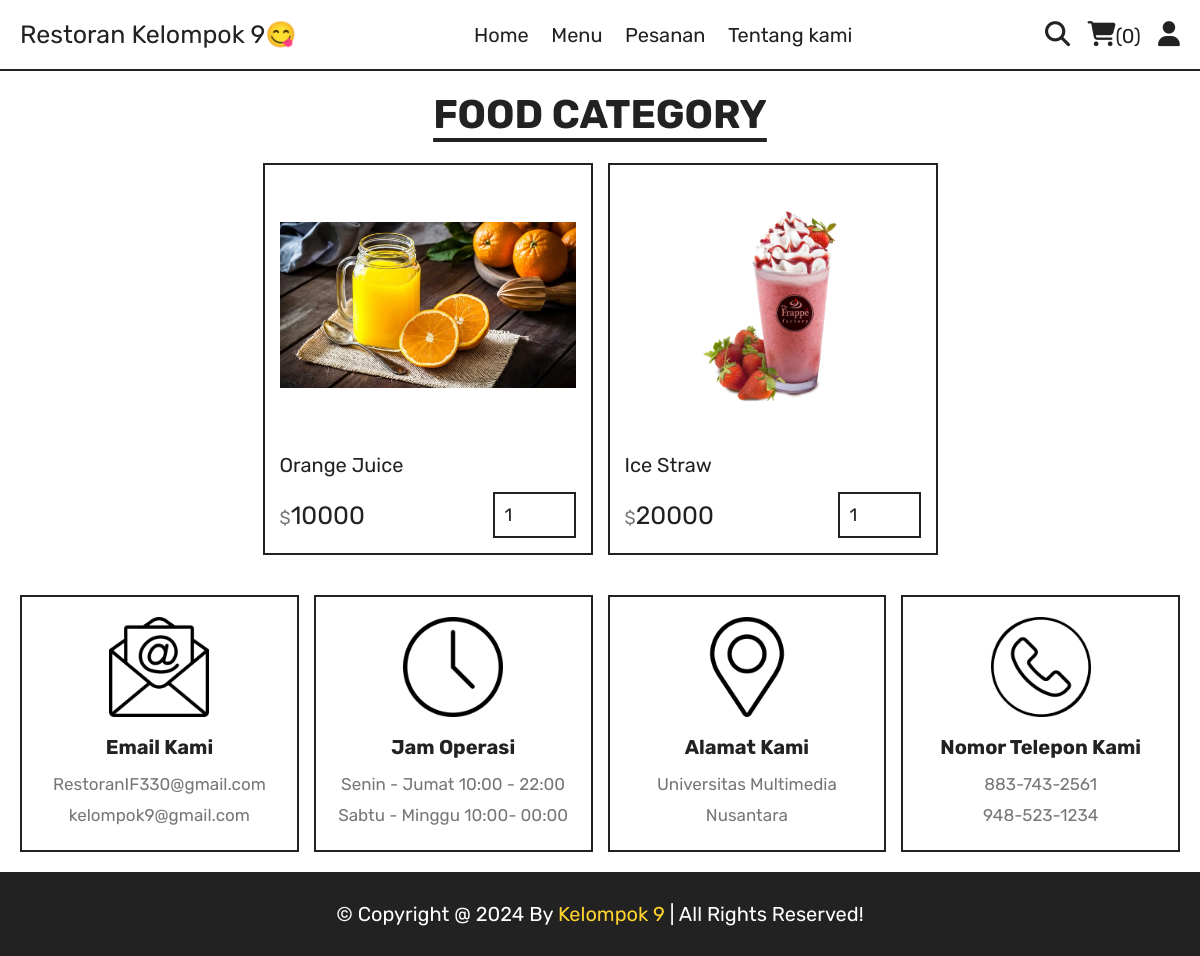
Page /category.php?category=Minuman on the committed database.
### tables this page shows
CREATE TABLE `products` (
  `id` int(100) NOT NULL,
  `name` varchar(100) NOT NULL,
  `category` varchar(100) NOT NULL,
  `price` int(10) NOT NULL,
  `image` varchar(100) NOT NULL,
  `description` varchar(100) NOT NULL
);

### category.php (the view, shortened to what this page needs)
<?php
include 'components/connect.php';
?>
<!DOCTYPE html>
<html lang="en">
<head>
   <link rel="stylesheet" href="https://cdnjs.cloudflare.com/ajax/libs/font-awesome/6.1.1/css/all.min.css">
   <link rel="stylesheet" href="css/style.css">
</head>
<body>
<?php include 'components/user_header.php'; ?>
<section class="products">
   <h1 class="title">food category</h1>
   <div class="box-container">
      <?php
         $category = $_GET['category'];
         $select_products = $conn->prepare("SELECT * FROM `products` WHERE category = ?");
         $select_products->execute([$category]);
         if($select_products->rowCount() > 0){
            while($fetch_products = $select_products->fetch(PDO::FETCH_ASSOC)){
      ?>
      <form action="" method="post" class="box">
         <img src="uploaded_img/<?= $fetch_products['image']; ?>" alt="">
         <div class="name"><?= $fetch_products['name']; ?></div>
         <div class="flex">
            <div class="price"><span>$</span><?= $fetch_products['price']; ?></div>
            <input type="number" name="qty" class="qty" min="1" max="99" value="1" maxlength="2">
         </div>
      </form>
      <?php
            }
         }else{
            echo '<p class="empty">no products added yet!</p>';
         }
      ?>
   </div>
</section>
<?php include 'components/footer.php'; ?>
</body>
</html>

### css/style.css (style rules this page uses)
:root { --yellow:#fed330; --red:#e74c3c; --white:#fff; --black:#222; --light-color:#777; --border:.2rem solid var(--black); }
* { font-family: 'Rubik', sans-serif; margin:0; padding:0; box-sizing: border-box; outline: none; border: none; text-decoration: none; }
html { font-size: 62.5%; overflow-x: hidden; scroll-behavior: smooth; stop-opacity: 7rem; }
section { margin:0 auto; max-width: 1200px; padding:2rem; }
.title { text-align: center; margin-bottom: 2.5rem; font-size: 4rem; color:var(--black); text-transform: uppercase; text-decoration: underline; text-underline-offset: 1rem; }
.products .box-container { display: grid; grid-template-columns: repeat(auto-fit, 33rem); justify-content: center; align-items: flex-start; gap:1.5rem; }
.products .box-container .box { border:var(--border); padding:1.5rem; position: relative; overflow: hidden; }
.products .box-container .box img { height: 25rem; width: 100%; object-fit: contain; margin-bottom: 1rem; }
.products .box-container .box .name { font-size: 2rem; color:var(--black); margin:1rem 0; }
.products .box-container .box .flex { display: flex; align-items: center; gap:1rem; margin-top: 1.5rem; }
.products .box-container .box .flex .price { margin-right: auto; font-size: 2.5rem; color:var(--black); }
.products .box-container .box .flex .price span { color:var(--light-color); font-size: 1.8rem; }
.products .box-container .box .flex .qty { padding:1rem; border:var(--border); font-size: 1.8rem; color:var(--black); }

### rows in the picture
products: image (picture), name "Orange Juice", price "10000"
products: image (picture), name "Ice Straw", price "20000"

### other values in the picture
$total_cart_items "0"
